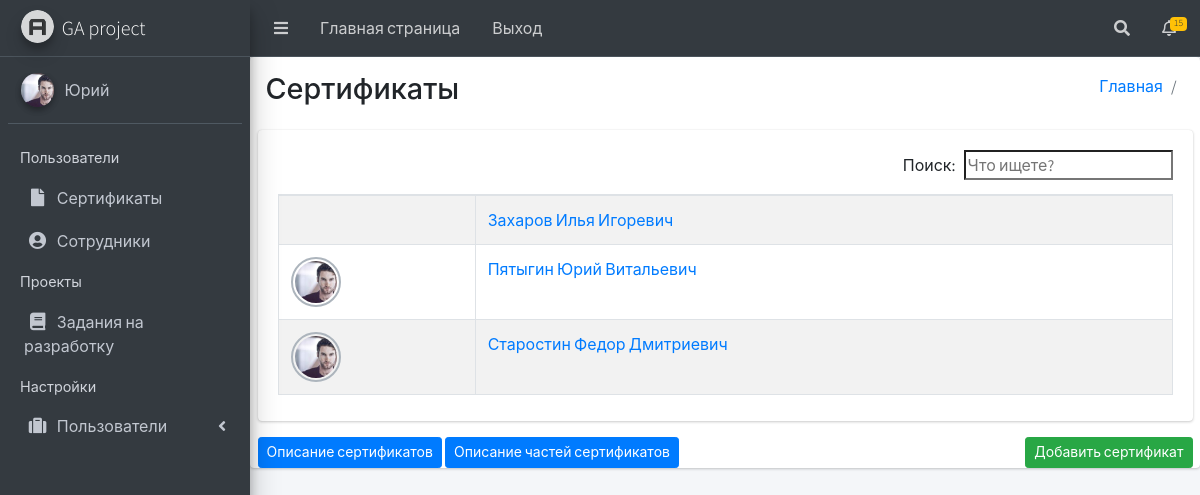
The page /workers/certificates/ (signed in) on the database its author committed.
### workers/models/workers.py (models this page shows, shortened)
class User(ChangeloggableMixin, AbstractBaseUser, PermissionsMixin):
    '''https://docs.djangoproject.com/en/4.1/ref/models/instances/'''
    WORKERS_STATUS = (
        ('employee', 'Сотрудник'),
        ('fired', 'Уволен'),
    )
    surname = models.CharField(max_length=60, unique=False, verbose_name='Фамилия')
    name = models.CharField(max_length=60, unique=False, verbose_name='Имя')
    patronymic = models.CharField(max_length=60, unique=False, verbose_name='Отчество')
    slug = models.SlugField(max_length=100, unique=True, db_index=True,
                            verbose_name='slug')  # unique - Уникальное,db_index - индексируемое
    phone = PhoneNumberField(null=False, blank=False, unique=True, verbose_name='Телефон')
    email = models.EmailField(unique=False, verbose_name='Электронная почта')
    subdivision = models.ForeignKey(Subdivision, on_delete=models.PROTECT, blank=True,
                                    null=True, verbose_name='Управление фактически')
    department = models.ForeignKey(Department, on_delete=models.PROTECT, blank=True,
                                   null=True, verbose_name='Отдел фактически')
    chief = models.ForeignKey(Chief, on_delete=models.PROTECT, blank=True,
                              null=True, verbose_name='Должность')
    employee = models.CharField(verbose_name='Сотрудник', choices=WORKERS_STATUS, max_length=30, default='employee')
    employee_date = models.DateField(verbose_name='Дата увольнения', null=True, blank=True)
    image = models.ImageField(upload_to=workers_image_path, null=True, blank=True, verbose_name='Фото')
    image_smol = models.ImageField(upload_to=workers_image_path, null=True, blank=True, verbose_name='Фото')
    is_staff = models.BooleanField(default=False)
    is_active = models.BooleanField(default=True)
    date_joined = models.DateTimeField(default=timezone.now)
    USERNAME_FIELD = 'phone'
    REQUIRED_FIELDS = ['surname', 'name', 'patronymic']
    objects = UserManager()
    def __str__(self):
        return self.surname + " " + self.name + " " + self.patronymic
    class Meta:
        verbose_name = 'Сотрудник'
        verbose_name_plural = 'Сотрудники'  # Во множественнмо числе
        ordering = ['chief']  # Сортировка по каким полям, - обратная сортировка
        default_permissions = ('')
        permissions = (
            ('workers_view', 'Просмотр страницы пользователя.'),
            ('workers_change_image', 'Редактировать фотографию.'),
            ('workers_change_contact', 'Редактировать контакты.'),
            ('workers_view_superiors', 'Просмотр страницы пользователя. Руководство.'),
            ('workers_update_password_superiors', 'Обновление пароля. Руководство.'),
            ('workers_add_superiors', 'Добавить пользователя. Руководство.'),
            ('workers_change_image_superiors', 'Редактировать фотографию. Руководство.'),
            ('workers_change_contact_superiors', 'Редактировать контакты. Руководство.'),
        )
    def get_absolute_url(self):
        return reverse('workers_views', kwargs={'workers_slug': self.slug})

### workers_certificates/views.py (the view)
# urls.py: path('workers/certificates/', Certificate_Workers.as_view(), name='workers_certificates'),
class Certificate_Workers(LoginRequiredMixin, ViewsPermissionsMixin, DataMixin, ListView):
    model = Сertificate_Users
    template_name = 'certificates/certificates_workers.html'
    login_url = 'login'
    redirect_field_name = ''
    context_object_name = 'certificate_workers'
    permission_required = 'workers_certificates.certificate_users_view'
    def get_context_data(self, *, object_list=None, **kwargs):
        context = super().get_context_data(**kwargs)
        project_menus = self.get_user_context(title='Сертификаты.')
        subdivision = self.request.user.subdivision.slug if self.request.user.subdivision else ''
        query_subdivision = self.request.GET.get('subdivision') if self.request.GET.get(
            'subdivision') else subdivision
        department = self.request.user.department.slug if self.request.user.department else ''
        query_department = self.request.GET.get('department') if self.request.GET.get(
            'department') else department
        query_employee = self.request.GET.get('employee') if self.request.GET.get('employee') else 'employee'
        certif_parts = Сertificate_Parts.objects.filter(state=True).select_related("certificates").all()
        table = dict()
        for certificate in Сertificates.objects.filter(state=True):
            table[certificate] = [x for x in certif_parts if x.certificates == certificate]
        context['certificate_table'] = table
        if query_subdivision == "":
            workers = User.objects.filter(employee=query_employee).order_by('-chief__rights')
            cetificates = Сertificate_Users.objects.filter(user__employee=query_employee,
                                                           certificate__state=True).order_by('-date_delivery')
        elif department == "":
            workers = User.objects.filter(employee=query_employee, subdivision__slug=query_subdivision).order_by(
                '-chief__rights')
            cetificates = Сertificate_Users.objects.filter(user__employee=query_employee,
                                                           user__subdivision__slug=query_subdivision,
                                                           certificate__state=True).order_by('-date_delivery')
        else:
            workers = User.objects.filter(employee=query_employee, subdivision__slug=query_subdivision,
                                          department__slug=query_department).order_by('-chief__rights')
            cetificates = Сertificate_Users.objects.filter(user__employee=query_employee,
                                                           user__subdivision__slug=query_subdivision,
                                                           user__department__slug=query_department,
                                                           certificate__state=True).order_by('-date_delivery')
        list_cetificates_users = list()
        for worker in workers:
            user_cetificate = dict()
            user_cetificate['workers'] = worker
            for certif_part in certif_parts:
                user_cetificate[certif_part] = None
            list_cetificates_users.append(user_cetificate)
        for list_cetificate_user in list_cetificates_users:
            for cetificate in cetificates:
                if list_cetificate_user['workers'] == cetificate.user:
                    old_cetificate = datetime.datetime.now().date() - cetificate.date_delivery
                    if int(old_cetificate.days) - cetificate.certificate.validity * 30 < 0:
                        if list_cetificate_user[cetificate.certificate] == None:
                            del list_cetificate_user[cetificate.certificate]
                            list_cetificate_user[cetificate.certificate] = cetificate
                        else:
                            if cetificate.date_delivery > list_cetificate_user[cetificate.certificate].date_delivery:
                                del list_cetificate_user[cetificate.certificate]
                                list_cetificate_user[cetificate.certificate] = cetificate
                        if cetificate.certificate.change_chief:
                            if list_cetificate_user['workers'].chief != cetificate.chief:
                                del list_cetificate_user[cetificate.certificate]
                                user_cetificate[cetificate.certificate] = None
        context = dict(list(context.items()) + list(project_menus.items()))
        context['list_cetificates'] = list_cetificates_users
        return context

### workers/mixin/rights_mixin.py (called while the page is built, shortened)
    def has_permission(self):
        perms = self.get_permission_required()
        '''Запросы для предоставления прав доступа'''
        if self.permission_user == None and self.permission_user_superiors == None:
            return self.request.user.has_perms(perms)

    def dispatch(self, request, *args, **kwargs):
        if not self.has_permission():
            raise Http404()
        return super().dispatch(request, *args, **kwargs)

### workers/utils.py (called while the page is built)
    def get_user_context(self, **kwargs):
        context = kwargs
        context['project_menus'] = project_menus
        return context

### templates/certificates/certificates_workers.html (shortened to what this page needs)
{% extends 'base.html'%}
{% load static %}
{% block style %}
    <link rel="stylesheet" href="{% static 'plugins/datatables-bs4/css/dataTables.bootstrap4.min.css'%}">
    <link rel="stylesheet" href="{% static 'plugins/datatables-responsive/css/responsive.bootstrap4.min.css'%}">
    <link rel="stylesheet" href="{% static 'plugins/datatables-buttons/css/buttons.bootstrap4.min.css'%}">
{% endblock %}
{% block content %}
<div class="content-wrapper">
    <div class="card">
        <section class="content-header">
            <div class="container-fluid">
                <div class="row mb-2">
                    <div class="col-sm-6">
                        <h1>Сертификаты</h1>
                    </div>
                    <div class="col-sm-6">
                        <ol class="breadcrumb float-sm-right">
                            <li class="breadcrumb-item"><a href="{% url 'base_page'%}">Главная</a></li>
                            <li class="breadcrumb-item"></li>
                        </ol>
                    </div>
                </div>
            </div>
        </section>
        <section class="content">
            <div class="container-fluid">
                <div class="row">
                    <div class="col-12">
                        <div class="card">
                            <div class="card-body">
                                <table id="workers-table" class="table table-bordered table-striped">
                                    <tbody>
                                    {% for list_cetificate in list_cetificates %}
                                       <tr>
                                           <td>
                                                <a href="{{list_cetificate.workers.get_absolute_url}}">
                                                {%if list_cetificate.workers.image_smol %}
                                                <img src="{{list_cetificate.workers.image_smol.url}}" alt="user-avatar"
                                                     class="img-circle img-bordered-sm" width="50" height="50">
                                                {%endif%}
                                                </a>
                                            </td>
                                            <td><a href="{{list_cetificate.workers.get_absolute_url}}">{{list_cetificate.workers}}</a></td>
                                        </tr>
                                    {% endfor %}
                                    </tbody>
                                </table>
                            </div>
                        </div>
                    </div>
                </div>
                <div class="timeline-footer">
                    {% if perms.workers_certificates.certificates_view %}
                    <a class="btn btn-primary btn-sm" href="{% url 'certificates' %}">Описание сертификатов</a>{% endif %}
                    {% if perms.workers_certificates.certificate_parts_view %}
                    <a class="btn btn-primary btn-sm" href="{% url 'certificates_parts' %}">Описание частей сертификатов</a>{% endif %}
                    {% if perms.workers_certificates.certificate_users_add_superiors%}
                    <a class="btn btn-success btn-sm float-right" href="{% url 'workers_certificate_add_all' %}">Добавить сертификат</a>{% endif %}
                </div>
            </div>
        </section>
    </div>
</div>
    {% endblock %}

### templates/base.html (shortened to what this page needs)
{% load static %}
<!DOCTYPE html>
<html lang="ru">
<head>
    <link rel="stylesheet" href="{% static 'plugins/fontawesome-free/css/all.min.css'%}">
    <link rel="stylesheet" href="{% static 'plugins/overlayScrollbars/css/OverlayScrollbars.min.css'%}">
    <link rel="stylesheet" href="{% static 'css/adminlte.min.css'%}">
    {% block style %}
    {% endblock %}
</head>
<body class="hold-transition sidebar-mini layout-fixed">
<div class="wrapper">
    <nav class="main-header navbar navbar-expand navbar-dark">
        <ul class="navbar-nav">
            <li class="nav-item">
                <a class="nav-link" data-widget="pushmenu" href="#" role="button"><i class="fas fa-bars"></i></a>
            </li>
            <li class="nav-item d-none d-sm-inline-block">
                <a href="{% url 'workers' %}" class="nav-link">Главная страница</a>
            </li>
            <li class="nav-item d-none d-sm-inline-block">
                <a href="{% url 'logout' %}" class="nav-link">Выход</a>
            </li>
        </ul>
        <ul class="navbar-nav ml-auto">
            <li class="nav-item">
                <a class="nav-link" data-widget="navbar-search" href="#" role="button">
                    <i class="fas fa-search"></i>
                </a>
            </li>
            <li class="nav-item dropdown">
                <a class="nav-link" data-toggle="dropdown" href="#">
                    <i class="far fa-bell"></i>
                    <span class="badge badge-warning navbar-badge">15</span>
                </a>
            </li>
        </ul>
    </nav>
    <aside class="main-sidebar sidebar-dark-primary elevation-4">
        <a href="index3.html" class="brand-link">
            <img src="{% static 'img/logo/AdminLTELogo.png'%}" alt="AdminLTE Logo"
                 class="brand-image img-circle elevation-3" style="opacity: .8">
            <span class="brand-text font-weight-light">GA project</span>
        </a>
        <div class="sidebar">
            <div class="user-panel mt-3 pb-3 mb-3 d-flex">
                <div class="image">
                    {% if request.user.image_smol %}
                    <img src="{{ request.user.image_smol.url }}" class="img-circle elevation-2">
                    {% endif%}
                </div>
                <div class="info">
                    <a href="{% url 'workers_views' request.user.slug%}"class="d-block">{{ request.user.name }}</a>
                </div>
            </div>
            <nav class="mt-2">
                <ul class="nav nav-pills nav-sidebar flex-column" data-widget="treeview" role="menu"
                    data-accordion="false">
                    {% for project_menus_key, project_menus_value in project_menus.items %}
                        <li class="nav-header">{{project_menus_value.name}}</li>
                        {%for project_menus_up in project_menus_value.menu_up%}
                            {% if project_menus_up.menu_down %}
                            <li class="nav-item">
                                <a href="#" class="nav-link">
                                    <i class="{{ project_menus_up.icon_up }}"></i>
                                    <p>
                                        {{ project_menus_up.title_up }}
                                        <i class="fas fa-angle-left right"></i>
                                    </p>
                                </a>
                            </li>
                            {% else %}
                            <li class="nav-item">
                                <a href="{% url project_menus_up.url_up %}" class="nav-link">
                                    <i class="{{ project_menus_up.icon_up }}"></i>
                                    <p>
                                        {{ project_menus_up.title_up }}
                                    </p>
                                </a>
                            </li>
                            {% endif%}
                        {% endfor%}
                    {% endfor%}
                </ul>
            </nav>
        </div>
    </aside>
    {% block content %}
    {% endblock %}
</div>
</body>
</html>

### rows shown on the page
User: user.image_smol (picture), user.name "Юрий", workers.image_smol (picture), workers "Пятыгин Юрий Витальевич"
User: workers "Захаров Илья Игоревич"
User: workers.image_smol (picture), workers "Старостин Федор Дмитриевич"

### other values the page prints
{{ project_menus_value.name }} "Пользователи" "Проекты" "Настройки"
{{ project_menus_up.title_up }} "Сертификаты" "Сотрудники" "Задания на разработку"
{{ project_menus_up.title_up }} "Пользователи"
